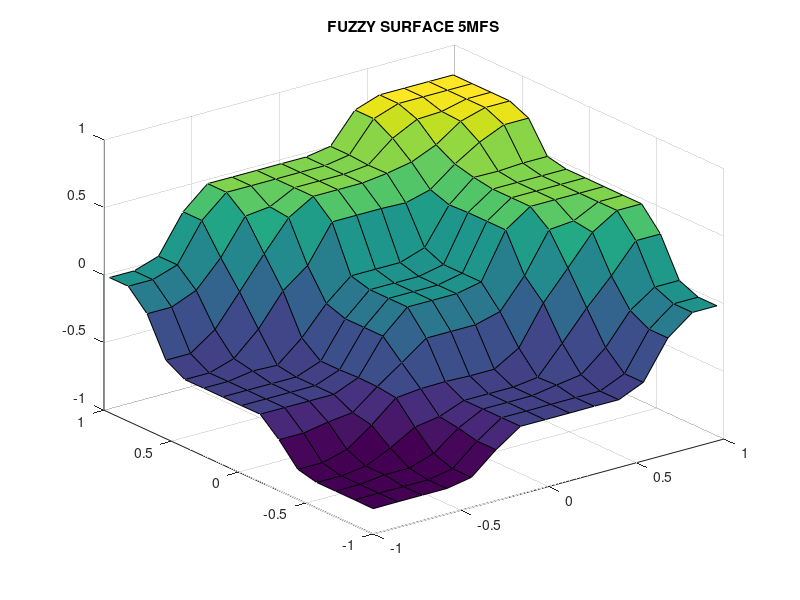

Recreate this plot in MATLAB.
xb5=[-1.000000:0.140000:1.000000];
yb5=[-1.000000:0.140000:1.000000];
zb5=[-0.812500 -0.810916 -0.810916 -0.810916 -0.777625 -0.622568 -0.498092 -0.498647 -0.498293 -0.497508 -0.498378 -0.418909 -0.139637 0.000000 0.000000 ;-0.810916 -0.810916 -0.810916 -0.810916 -0.777625 -0.622568 -0.498092 -0.498647 -0.498293 -0.497508 -0.498378 -0.418909 -0.139637 0.000000 0.000000 ;-0.810916 -0.810916 -0.787984 -0.787984 -0.729200 -0.590217 -0.498378 -0.498701 -0.498525 -0.468793 -0.441203 -0.289714 -0.064381 0.059844 0.059844 ;-0.810916 -0.810916 -0.787984 -0.703147 -0.597854 -0.568976 -0.498701 -0.498701 -0.498701 -0.475865 -0.272190 -0.060487 0.127991 0.339117 0.339117 ;-0.777625 -0.777625 -0.729200 -0.597854 -0.445393 -0.427247 -0.423621 -0.430544 -0.430544 -0.322296 -0.038366 0.172027 0.386285 0.498525 0.498525 ;-0.622568 -0.622568 -0.590217 -0.568976 -0.427247 -0.299221 -0.165947 -0.165947 -0.165947 -0.117199 0.099740 0.390200 0.406427 0.497839 0.497839 ;-0.498092 -0.498092 -0.498378 -0.498701 -0.423621 -0.165947 0.000000 0.000000 0.000000 0.038270 0.373783 0.498455 0.498647 0.498092 0.498092 ;-0.498647 -0.498647 -0.498701 -0.498701 -0.430544 -0.165947 0.000000 0.000000 0.000000 0.038270 0.373783 0.498701 0.498701 0.498647 0.498647 ;-0.498293 -0.498293 -0.498525 -0.498701 -0.430544 -0.165947 0.000000 0.000000 0.000000 0.038270 0.373783 0.498589 0.498701 0.498293 0.498293 ;-0.497508 -0.497508 -0.468793 -0.475865 -0.322296 -0.117199 0.038270 0.038270 0.038270 0.099567 0.367163 0.520877 0.517950 0.528668 0.528668 ;-0.498378 -0.498378 -0.441203 -0.272190 -0.038366 0.099740 0.373783 0.373783 0.373783 0.367163 0.415764 0.555585 0.667744 0.748052 0.748052 ;-0.418909 -0.418909 -0.289714 -0.060487 0.172027 0.390200 0.498455 0.498701 0.498589 0.520877 0.555585 0.634019 0.758814 0.810916 0.810916 ;-0.139637 -0.139637 -0.064381 0.127991 0.386285 0.406427 0.498647 0.498701 0.498701 0.517950 0.667744 0.758814 0.767450 0.810916 0.810916 ;0.000000 0.000000 0.059844 0.339117 0.498525 0.497839 0.498092 0.498647 0.498293 0.528668 0.748052 0.810916 0.810916 0.810916 0.810916 ;0.000000 0.000000 0.059844 0.339117 0.498525 0.497839 0.498092 0.498647 0.498293 0.528668 0.748052 0.810916 0.810916 0.810916 0.810916 ;];
x5 = (xb5.^0)'*xb5;
y5 = yb5'*(yb5.^0);
surf(x5,y5,zb5);
title('FUZZY SURFACE 5MFS');